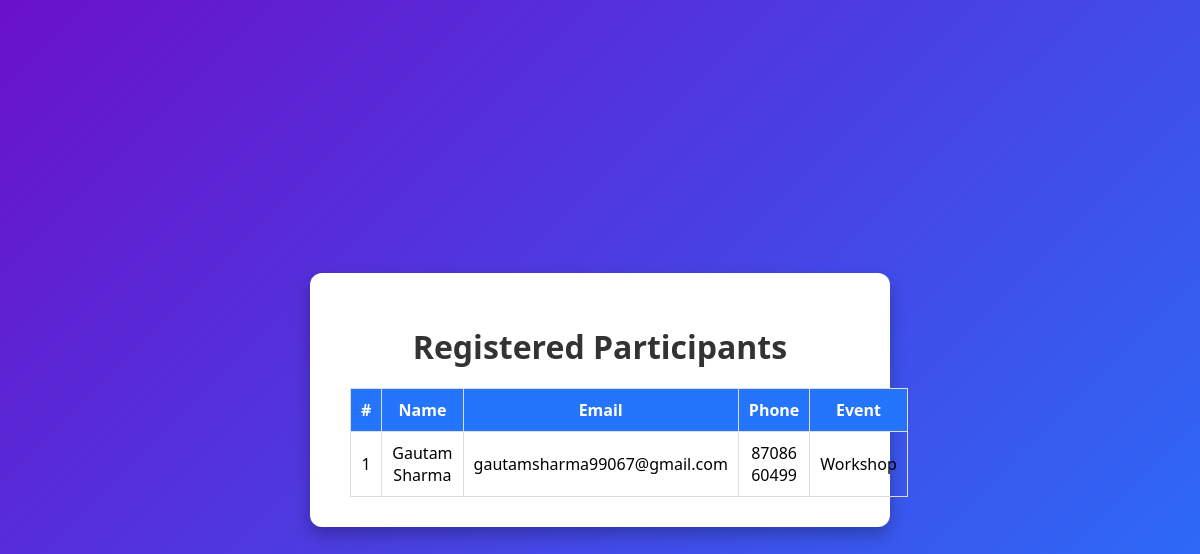
/admin, run on an earlier commit of the app's database.
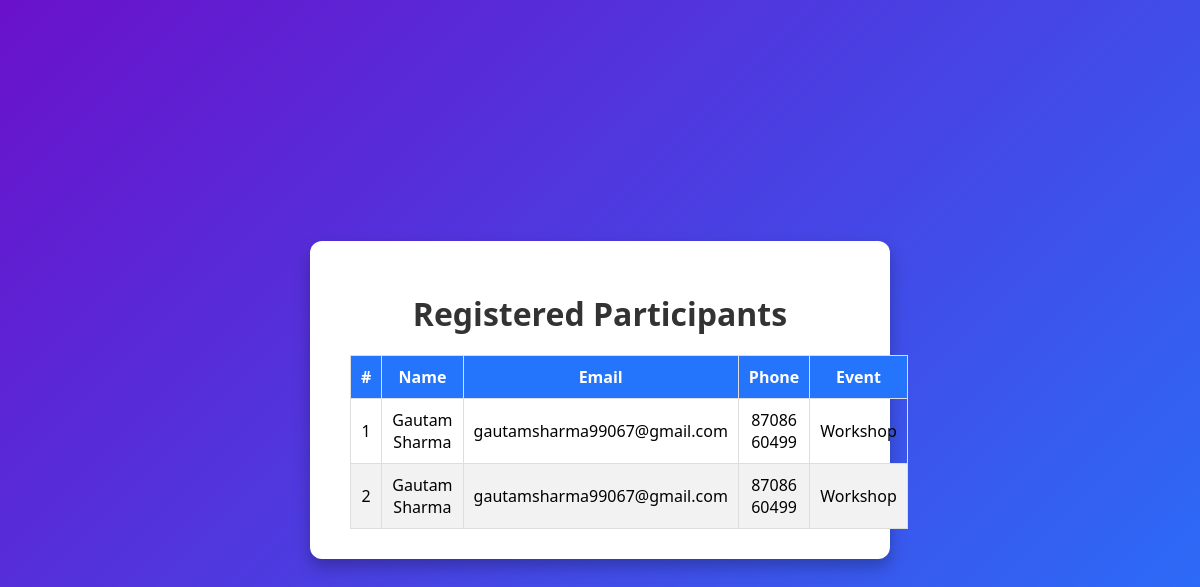
And on a later commit of the database.
### tables this page shows
CREATE TABLE registrations (
            id INTEGER PRIMARY KEY AUTOINCREMENT,
            name TEXT NOT NULL,
            email TEXT NOT NULL,
            phone TEXT NOT NULL,
            event_name TEXT NOT NULL
        );

### app.py (the view)
@app.route('/admin')
def admin():
    conn = sqlite3.connect('database.db')
    cursor = conn.cursor()
    cursor.execute("SELECT * FROM registrations")
    rows = cursor.fetchall()
    conn.close()
    return render_template('admin.html', registrations=rows)

### templates/admin.html (shortened to what this page needs)
<!DOCTYPE html>
<html lang="en">
<head>
    <link rel="stylesheet" href="/static/style.css">
</head>
<body>
<div class="container">
    <h1>Registered Participants</h1>
    <table>
        <thead>
            <tr>
                <th>#</th>
                <th>Name</th>
                <th>Email</th>
                <th>Phone</th>
                <th>Event</th>
            </tr>
        </thead>
        <tbody>
            {% for r in registrations %}
            <tr>
                <td>{{ r[0] }}</td>
                <td>{{ r[1] }}</td>
                <td>{{ r[2] }}</td>
                <td>{{ r[3] }}</td>
                <td>{{ r[4] }}</td>
            </tr>
            {% endfor %}
        </tbody>
    </table>
</div>
</body>
</html>

### static/style.css (style rules this page uses)
body { font-family: 'Segoe UI', Tahoma, Geneva, Verdana, sans-serif; background: linear-gradient(135deg, #6a11cb, #2575fc); min-height: 100vh; margin: 0; display: flex; justify-content: center; align-items: center; }
.container { background: #ffffff; padding: 30px 40px; border-radius: 12px; box-shadow: 0 8px 16px rgba(0,0,0,0.25); text-align: center; width: 500px; }
h1 { margin-bottom: 20px; color: #333333; }
table { width: 100%; border-collapse: collapse; margin-top: 20px; }
thead { background-color: #2575fc; color: white; }
th, td { padding: 10px; border: 1px solid #dddddd; }
tbody tr:nth-child(even) { background-color: #f2f2f2; }

What changed in the data, as far as the page shows it:
added registrations: id "2", name "Gautam Sharma", email "gautamsharma99067@gmail.com", phone "87086 60499", event_name "Workshop"
